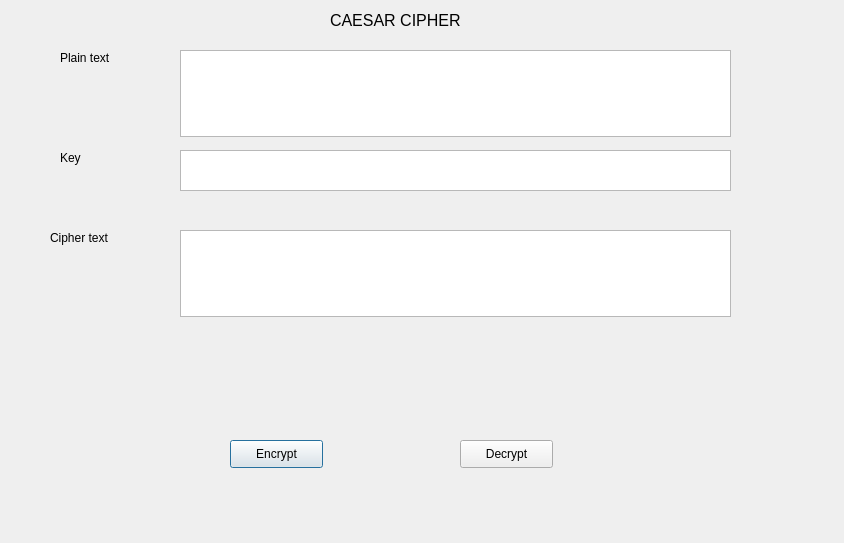
<?xml version="1.0" encoding="UTF-8"?>
<ui version="4.0">
 <class>Dialog</class>
 <widget class="QDialog" name="Dialog">
  <property name="geometry">
   <rect>
    <x>0</x>
    <y>0</y>
    <width>844</width>
    <height>543</height>
   </rect>
  </property>
  <property name="windowTitle">
   <string>Dialog</string>
  </property>
  <widget class="QPushButton" name="pushButton">
   <property name="geometry">
    <rect>
     <x>230</x>
     <y>440</y>
     <width>93</width>
     <height>28</height>
    </rect>
   </property>
   <property name="text">
    <string>Encrypt</string>
   </property>
  </widget>
  <widget class="QPushButton" name="pushButton_2">
   <property name="geometry">
    <rect>
     <x>460</x>
     <y>440</y>
     <width>93</width>
     <height>28</height>
    </rect>
   </property>
   <property name="text">
    <string>Decrypt</string>
   </property>
  </widget>
  <widget class="QLabel" name="label">
   <property name="geometry">
    <rect>
     <x>60</x>
     <y>50</y>
     <width>55</width>
     <height>16</height>
    </rect>
   </property>
   <property name="text">
    <string>Plain text</string>
   </property>
  </widget>
  <widget class="QLabel" name="label_2">
   <property name="geometry">
    <rect>
     <x>60</x>
     <y>150</y>
     <width>55</width>
     <height>16</height>
    </rect>
   </property>
   <property name="text">
    <string>Key</string>
   </property>
  </widget>
  <widget class="QLabel" name="label_3">
   <property name="geometry">
    <rect>
     <x>50</x>
     <y>230</y>
     <width>81</width>
     <height>16</height>
    </rect>
   </property>
   <property name="text">
    <string>Cipher text</string>
   </property>
  </widget>
  <widget class="QLabel" name="label_4">
   <property name="geometry">
    <rect>
     <x>330</x>
     <y>10</y>
     <width>201</width>
     <height>21</height>
    </rect>
   </property>
   <property name="font">
    <font>
     <pointsize>12</pointsize>
    </font>
   </property>
   <property name="text">
    <string>CAESAR CIPHER</string>
   </property>
  </widget>
  <widget class="QTextEdit" name="textEdit">
   <property name="geometry">
    <rect>
     <x>180</x>
     <y>50</y>
     <width>551</width>
     <height>87</height>
    </rect>
   </property>
  </widget>
  <widget class="QTextEdit" name="textEdit_2">
   <property name="geometry">
    <rect>
     <x>180</x>
     <y>150</y>
     <width>551</width>
     <height>41</height>
    </rect>
   </property>
  </widget>
  <widget class="QTextEdit" name="textEdit_3">
   <property name="geometry">
    <rect>
     <x>180</x>
     <y>230</y>
     <width>551</width>
     <height>87</height>
    </rect>
   </property>
  </widget>
 </widget>
 <resources/>
 <connections/>
</ui>
